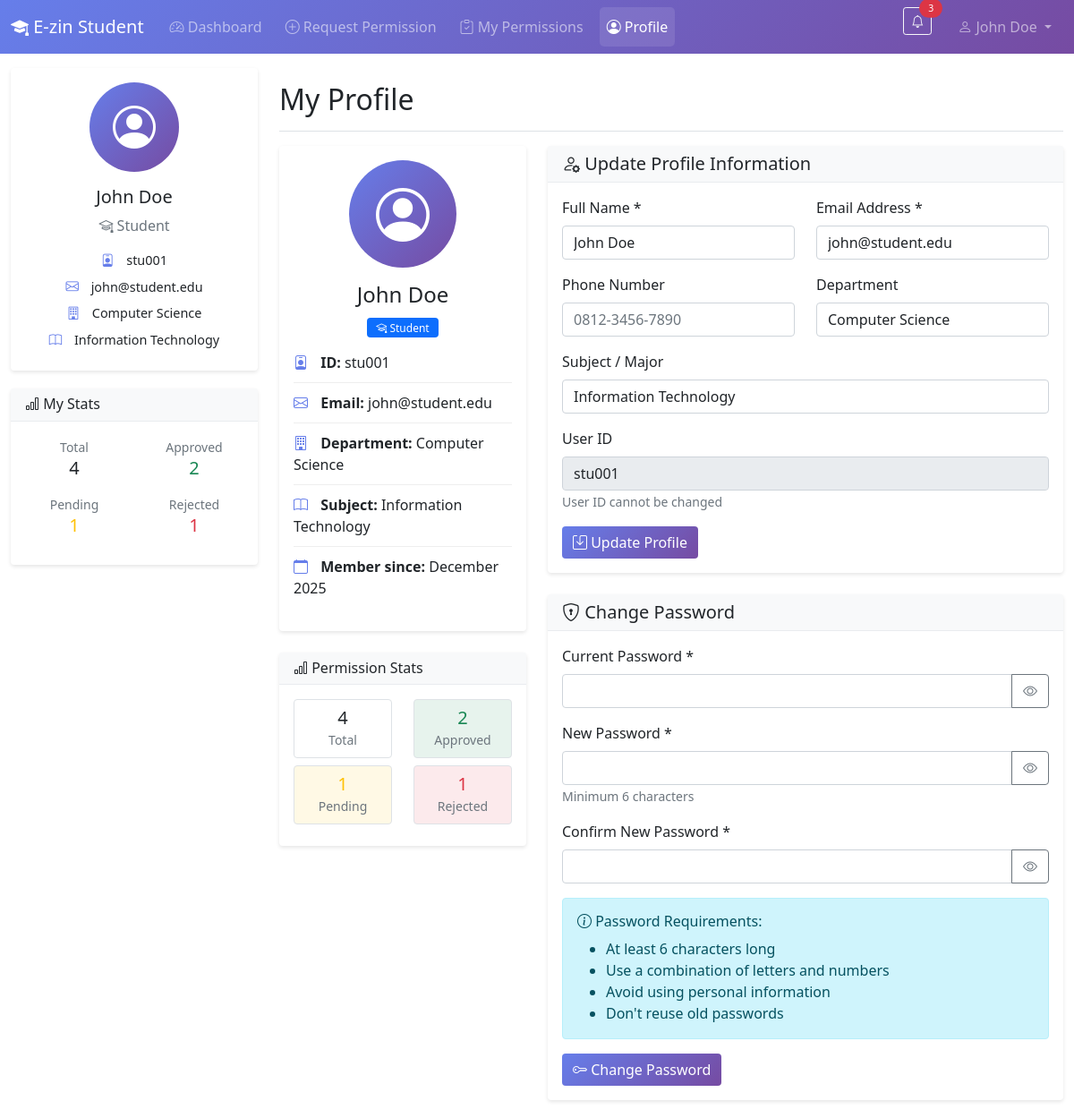
The page /student/profile.php (signed in) on the database as committed earlier.
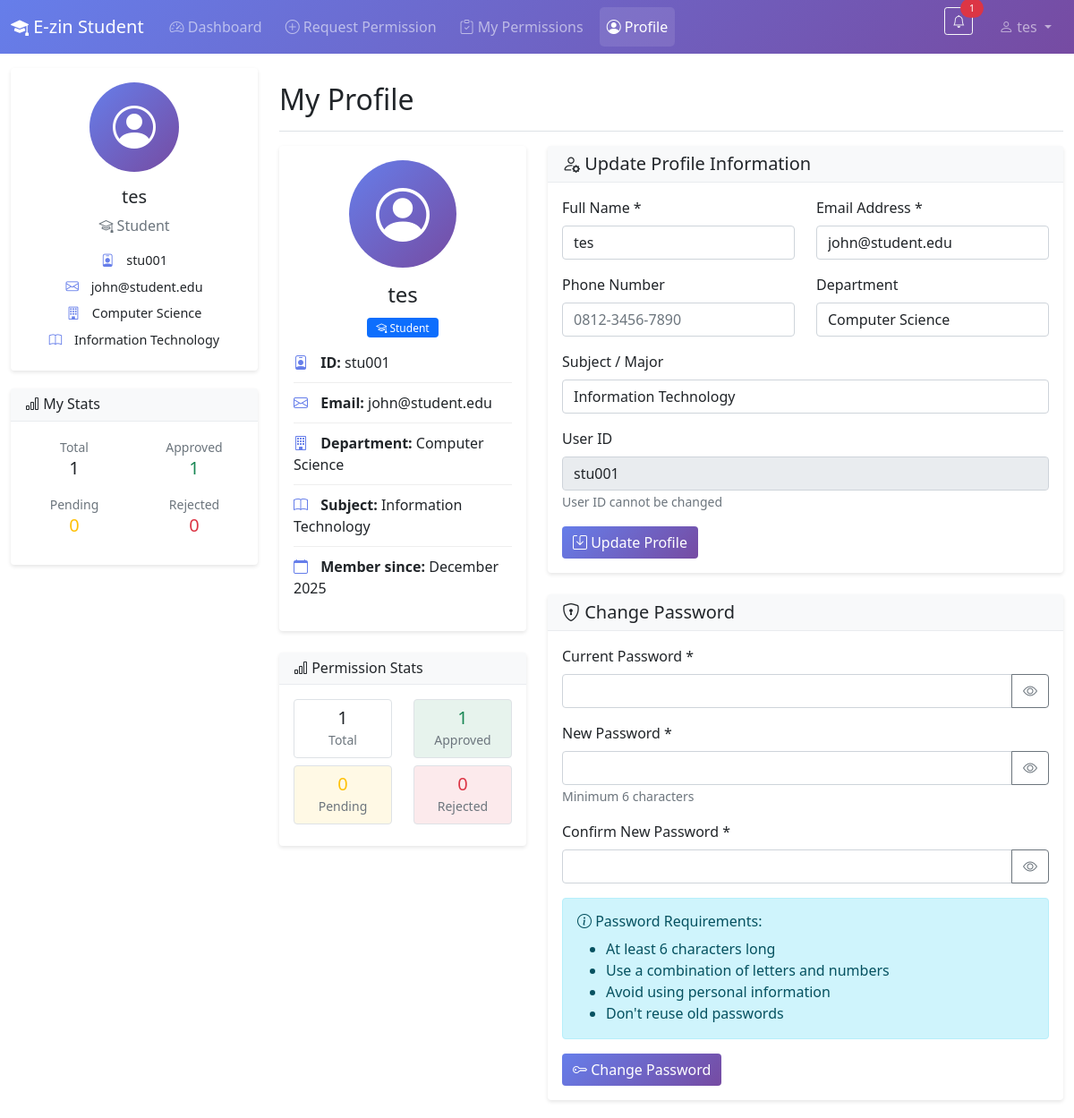
The same page on the database as committed later.
### tables this page shows
CREATE TABLE `employees` (
  `id` int(11) NOT NULL,
  `user_id` varchar(50) DEFAULT NULL,
  `name` varchar(100) DEFAULT NULL,
  `email` varchar(100) DEFAULT NULL,
  `subject` varchar(255) DEFAULT NULL,
  `role` enum('lecturer','staff','student') DEFAULT NULL,
  `phone` varchar(20) DEFAULT NULL,
  `department` varchar(100) DEFAULT NULL,
  `status` enum('active','inactive') DEFAULT 'active',
  `created_at` timestamp NOT NULL DEFAULT current_timestamp()
);

CREATE TABLE `users` (
  `id` int(11) NOT NULL,
  `user_id` varchar(50) DEFAULT NULL,
  `name` varchar(100) DEFAULT NULL,
  `email` varchar(100) DEFAULT NULL,
  `password` varchar(255) DEFAULT NULL,
  `role` enum('admin','lecturer','staff','student') DEFAULT NULL,
  `created_at` timestamp NOT NULL DEFAULT current_timestamp(),
  `status` enum('active','inactive') DEFAULT 'active',
  `phone` varchar(20) DEFAULT NULL
);

### student/profile.php (the view, shortened to what the changed rows need)
<?php
require_once 'includes/header.php';
require_once '../config/database.php';
$stmt = $pdo->prepare("SELECT e.*, u.phone as user_phone, u.status as user_status, u.created_at as user_created
                      FROM employees e
                      LEFT JOIN users u ON e.user_id = u.user_id
                      WHERE e.user_id = ?");
$stmt->execute([$_SESSION['user_id']]);
$student = $stmt->fetch();
?>
<div class="d-flex justify-content-between flex-wrap flex-md-nowrap align-items-center pt-3 pb-2 mb-3 border-bottom">
    <h1 class="h2">My Profile</h1>
</div>
<div class="row">
    <div class="col-md-4">
        <div class="card mb-4">
            <div class="card-body text-center">
                <div class="profile-avatar mb-3">
                    <i class="bi bi-person-circle"></i>
                </div>
                <h4 class="card-title"><?php echo htmlspecialchars($student['name']); ?></h4>
                <p class="card-text">
                    <span class="badge bg-primary">
                    </span>
                </p>
                <div class="profile-info text-start">
                    <p><i class="bi bi-person-badge"></i> <strong>ID:</strong> <?php echo $student['user_id']; ?></p>
                    <p><i class="bi bi-envelope"></i> <strong>Email:</strong> <?php echo htmlspecialchars($student['email']); ?></p>
                    <?php if(!empty($student['department'])): ?>
                        <p><i class="bi bi-building"></i> <strong>Department:</strong> <?php echo $student['department']; ?></p>
                    <?php endif; ?>
                    <?php if(!empty($student['subject'])): ?>
                        <p><i class="bi bi-book"></i> <strong>Subject:</strong> <?php echo $student['subject']; ?></p>
                    <?php endif; ?>
                    <p><i class="bi bi-calendar"></i> <strong>Member since:</strong>
                       <?php echo date('F Y', strtotime($student['user_created'])); ?></p>
                </div>
            </div>
        </div>
        <div class="card">
            <div class="card-body">
                <?php
                $statsStmt = $pdo->prepare("SELECT
                    COUNT(*) as total,
                    SUM(CASE WHEN status = 'approved' THEN 1 ELSE 0 END) as approved,
                    SUM(CASE WHEN status = 'pending' THEN 1 ELSE 0 END) as pending,
                    SUM(CASE WHEN status = 'rejected' THEN 1 ELSE 0 END) as rejected
                    FROM permissions WHERE user_id = ?");
                $statsStmt->execute([$_SESSION['user_id']]);
                $stats = $statsStmt->fetch();
                ?>
                <div class="row text-center">
                    <div class="col-6 mb-2">
                        <div class="p-2 border rounded">
                            <h5 class="mb-0"><?php echo $stats['total']; ?></h5>
                            <small class="text-muted">Total</small>
                        </div>
                    </div>
                    <div class="col-6 mb-2">
                        <div class="p-2 border rounded bg-success bg-opacity-10">
                            <h5 class="mb-0 text-success"><?php echo $stats['approved']; ?></h5>
                            <small class="text-muted">Approved</small>
                        </div>
                    </div>
                    <div class="col-6 mb-2">
                        <div class="p-2 border rounded bg-warning bg-opacity-10">
                            <h5 class="mb-0 text-warning"><?php echo $stats['pending']; ?></h5>
                            <small class="text-muted">Pending</small>
                        </div>
                    </div>
                    <div class="col-6 mb-2">
                        <div class="p-2 border rounded bg-danger bg-opacity-10">
                            <h5 class="mb-0 text-danger"><?php echo $stats['rejected']; ?></h5>
                            <small class="text-muted">Rejected</small>
                        </div>
                    </div>
                </div>
            </div>
        </div>
    </div>
    <div class="col-md-8">
        <div class="card mb-4">
            <div class="card-body">
                <form method="POST" action="">
                    <div class="row">
                        <div class="col-md-6 mb-3">
                            <label class="form-label">Full Name *</label>
                            <input type="text" class="form-control" name="name"
                                   value="<?php echo htmlspecialchars($student['name']); ?>" required>
                        </div>
                        <div class="col-md-6 mb-3">
                            <label class="form-label">Email Address *</label>
                            <input type="email" class="form-control" name="email"
                                   value="<?php echo htmlspecialchars($student['email']); ?>" required>
                        </div>
                    </div>
                    <div class="row">
                        <div class="col-md-6 mb-3">
                            <label class="form-label">Department</label>
                            <input type="text" class="form-control" name="department"
                                   value="<?php echo htmlspecialchars($student['department'] ?? ''); ?>"
                                   placeholder="Computer Science">
                        </div>
                    </div>
                    <div class="mb-3">
                        <label class="form-label">Subject / Major</label>
                        <input type="text" class="form-control" name="subject"
                               value="<?php echo htmlspecialchars($student['subject'] ?? ''); ?>"
                               placeholder="Information Technology">
                    </div>
                    <div class="mb-3">
                        <label class="form-label">User ID</label>
                        <input type="text" class="form-control" value="<?php echo $student['user_id']; ?>" readonly>
                        <small class="text-muted">User ID cannot be changed</small>
                    </div>
                </form>
            </div>
        </div>
    </div>
</div>
<?php require_once 'includes/footer.php'; ?>

### student/includes/header.php (shortened to what the changed rows need)
<?php
require_once '../config/database.php';
$stmt = $pdo->prepare("SELECT * FROM employees WHERE user_id = ?");
$stmt->execute([$_SESSION['user_id']]);
$student = $stmt->fetch();
$notif_stmt = $pdo->prepare("SELECT id, permission_type, status, created_at AS updated_at FROM permissions
                             WHERE user_id = ? AND status IN ('approved', 'rejected')
                             ORDER BY created_at DESC LIMIT 5");
$notif_stmt->execute([$_SESSION['user_id']]);
$recent_updates = $notif_stmt->fetchAll();
?>
<!DOCTYPE html>
<html lang="id">
<head>
    <link href="https://cdn.jsdelivr.net/npm/bootstrap@5.1.3/dist/css/bootstrap.min.css" rel="stylesheet">
    <link rel="stylesheet" href="https://cdn.jsdelivr.net/npm/bootstrap-icons@1.8.1/font/bootstrap-icons.css">
    <link rel="stylesheet" href="css/student-style.css">
</head>
<body>
    <nav class="navbar navbar-expand-lg navbar-dark student-navbar">
        <div class="container-fluid">
            <div class="collapse navbar-collapse" id="studentNavbar">
                <div class="navbar-nav">
                    <div class="nav-item dropdown me-3">
                        <button class="btn btn-outline-light btn-sm position-relative"
                                type="button" data-bs-toggle="dropdown" id="notifBell">
                            <i class="bi bi-bell"></i>
                            <?php
                            $unread_count = 0;
                            foreach($recent_updates as $update) {
                                $unread_count++;
                            }
                            if ($unread_count > 0):
                            ?>
                                <span class="position-absolute top-0 start-100 translate-middle badge rounded-pill bg-danger">
                                    <?php echo $unread_count; ?>
                                </span>
                            <?php endif; ?>
                        </button>
                    </div>
                    <div class="nav-item dropdown">
                        <a class="nav-link dropdown-toggle" href="#" id="userDropdown" data-bs-toggle="dropdown">
                            <i class="bi bi-person"></i> <?php echo $_SESSION['name']; ?>
                        </a>
                    </div>
                </div>
            </div>
        </div>
    </nav>
    <div class="container-fluid mt-3">
        <div class="row">
            <div class="col-md-3 mb-3">
                <div class="card student-info-card">
                    <div class="card-body text-center">
                        <div class="student-avatar mb-3">
                            <i class="bi bi-person-circle"></i>
                        </div>
                        <h5 class="card-title"><?php echo $student['name']; ?></h5>
                        <p class="card-text text-muted">
                            <i class="bi bi-mortarboard"></i> Student
                        </p>
                        <div class="student-details">
                            <p><i class="bi bi-person-badge"></i> <?php echo $student['user_id']; ?></p>
                            <p><i class="bi bi-envelope"></i> <?php echo $student['email']; ?></p>
                            <?php if(!empty($student['department'])): ?>
                                <p><i class="bi bi-building"></i> <?php echo $student['department']; ?></p>
                            <?php endif; ?>
                            <?php if(!empty($student['subject'])): ?>
                                <p><i class="bi bi-book"></i> <?php echo $student['subject']; ?></p>
                            <?php endif; ?>
                        </div>
                    </div>
                </div>
                <div class="card mt-3">
                    <div class="card-body">
                        <?php
                        $statsStmt = $pdo->prepare("SELECT
                            (SELECT COUNT(*) FROM permissions WHERE user_id = ?) as total,
                            (SELECT COUNT(*) FROM permissions WHERE user_id = ? AND status = 'approved') as approved,
                            (SELECT COUNT(*) FROM permissions WHERE user_id = ? AND status = 'pending') as pending,
                            (SELECT COUNT(*) FROM permissions WHERE user_id = ? AND status = 'rejected') as rejected");
                        $statsStmt->execute([$_SESSION['user_id'], $_SESSION['user_id'], $_SESSION['user_id'], $_SESSION['user_id']]);
                        $stats = $statsStmt->fetch();
                        ?>
                        <div class="row text-center">
                            <div class="col-6 mb-2">
                                <small class="text-muted">Total</small>
                                <h5><?php echo $stats['total']; ?></h5>
                            </div>
                            <div class="col-6 mb-2">
                                <small class="text-muted">Approved</small>
                                <h5 class="text-success"><?php echo $stats['approved']; ?></h5>
                            </div>
                            <div class="col-6 mb-2">
                                <small class="text-muted">Pending</small>
                                <h5 class="text-warning"><?php echo $stats['pending']; ?></h5>
                            </div>
                            <div class="col-6 mb-2">
                                <small class="text-muted">Rejected</small>
                                <h5 class="text-danger"><?php echo $stats['rejected']; ?></h5>
                            </div>
                        </div>
                    </div>
                </div>
            </div>
            <main class="col-md-9">

Rows that differ between the two databases and show on the page:
changed employees "stu001": name "John Doe" → "tes"
Other text that changed with them:
$unread_count: "3" → "1"
$_SESSION['name']: "John Doe" → "tes"
$stats['total']: "4" → "1"
$stats['approved']: "2" → "1"
$stats['pending']: "1" → "0"
$stats['rejected']: "1" → "0"
